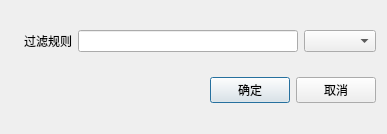
<?xml version="1.0" encoding="UTF-8"?>
<ui version="4.0">
 <class>SetDeviceDialog</class>
 <widget class="QDialog" name="SetDeviceDialog">
  <property name="geometry">
   <rect>
    <x>0</x>
    <y>0</y>
    <width>387</width>
    <height>134</height>
   </rect>
  </property>
  <property name="sizePolicy">
   <sizepolicy hsizetype="Fixed" vsizetype="Fixed">
    <horstretch>0</horstretch>
    <verstretch>0</verstretch>
   </sizepolicy>
  </property>
  <property name="windowTitle">
   <string>Dialog</string>
  </property>
  <layout class="QGridLayout" name="gridLayout">
   <item row="0" column="0">
    <layout class="QHBoxLayout" name="horizontalLayout_2">
     <item>
      <widget class="QLabel" name="label">
       <property name="text">
        <string/>
       </property>
      </widget>
     </item>
     <item>
      <widget class="QLabel" name="label_2">
       <property name="text">
        <string>过滤规则</string>
       </property>
      </widget>
     </item>
     <item>
      <widget class="QLineEdit" name="lineEdit"/>
     </item>
     <item>
      <widget class="QComboBox" name="comboBox"/>
     </item>
    </layout>
   </item>
   <item row="1" column="0">
    <layout class="QHBoxLayout" name="horizontalLayout">
     <item>
      <spacer name="horizontalSpacer">
       <property name="orientation">
        <enum>Qt::Horizontal</enum>
       </property>
       <property name="sizeHint" stdset="0">
        <size>
         <width>40</width>
         <height>20</height>
        </size>
       </property>
      </spacer>
     </item>
     <item>
      <widget class="QPushButton" name="pushButton">
       <property name="text">
        <string>确定</string>
       </property>
      </widget>
     </item>
     <item>
      <widget class="QPushButton" name="pushButton_2">
       <property name="text">
        <string>取消</string>
       </property>
      </widget>
     </item>
    </layout>
   </item>
  </layout>
 </widget>
 <resources/>
 <connections>
  <connection>
   <sender>pushButton_2</sender>
   <signal>clicked()</signal>
   <receiver>SetDeviceDialog</receiver>
   <slot>reject()</slot>
   <hints>
    <hint type="sourcelabel">
     <x>325</x>
     <y>100</y>
    </hint>
    <hint type="destinationlabel">
     <x>311</x>
     <y>110</y>
    </hint>
   </hints>
  </connection>
  <connection>
   <sender>pushButton</sender>
   <signal>pressed()</signal>
   <receiver>SetDeviceDialog</receiver>
   <slot>accept()</slot>
   <hints>
    <hint type="sourcelabel">
     <x>234</x>
     <y>97</y>
    </hint>
    <hint type="destinationlabel">
     <x>215</x>
     <y>113</y>
    </hint>
   </hints>
  </connection>
 </connections>
</ui>
